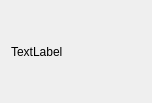
<?xml version="1.0" encoding="UTF-8"?>
<ui version="4.0">
 <class>Form</class>
 <widget class="QWidget" name="Form">
  <property name="geometry">
   <rect>
    <x>0</x>
    <y>0</y>
    <width>152</width>
    <height>103</height>
   </rect>
  </property>
  <property name="windowTitle">
   <string>NormalWindow</string>
  </property>
  <property name="autoFillBackground">
   <bool>false</bool>
  </property>
  <layout class="QGridLayout" name="gridLayout">
   <item row="0" column="0">
    <widget class="QLabel" name="label">
     <property name="text">
      <string>TextLabel</string>
     </property>
    </widget>
   </item>
  </layout>
 </widget>
 <resources/>
 <connections/>
</ui>
